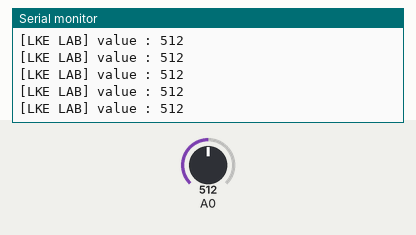
Recording of a sketch running on a simulated Arduino Uno, built with avr-gcc and run on an emulated ATmega328P. Parts: the last lines printed to the serial monitor. Inputs (shaded band) come from the test bench; at power-on: A0 = 512.

Above: at 1.2 s.
1.3 s: A0 set to 106
At 2.1 s:
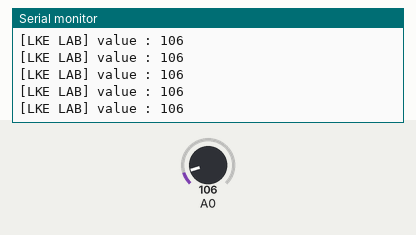
2.8 s: A0 set to 88
At 3.5 s:
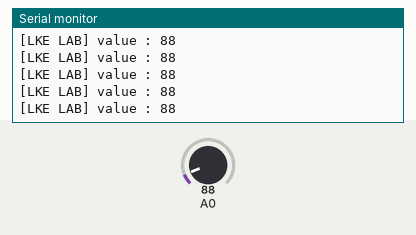
14.8 s: A0 set to 985
At 15.9 s:
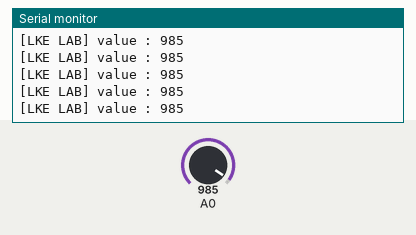
17.8 s: A0 set to 1008
At 18.4 s:
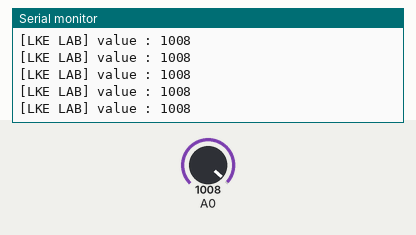
Timing chart, 0 to 20.8 s (numbered marks = the images above; inputs shaded):
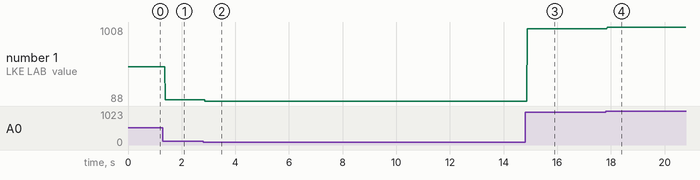

The sketch:

variable_resistance.ino
```cpp
void setup(){
    Serial.begin(9600);
}

void loop(){
    // analogRead(pin) 이다.
    int senseorValue = analogRead(A0);
    // 우노:  5V -> A0 ~A5 : 10bit 로 되어있다.
    // 각 아두이노별로 다르다.
    Serial.print("[LKE LAB] value : ");
    Serial.println(senseorValue);
}
```

Measured:
- after the input at 1.3 s, the serial monitor: prints a new line after 0.09 s (image 1)
- after the input at 2.8 s, the serial monitor: prints a new line after 0.07 s (image 2)
- after the input at 14.8 s, the serial monitor: prints a new line after 0.08 s (image 3)
- after the input at 17.8 s, the serial monitor: prints a new line after 0.07 s (image 4)
- plotted number 1: 512 → 106 after the input at 1.3 s, 106 → 88 after the input at 2.8 s, 88 → 985 after the input at 14.8 s, 985 → 1008 after the input at 17.8 s
